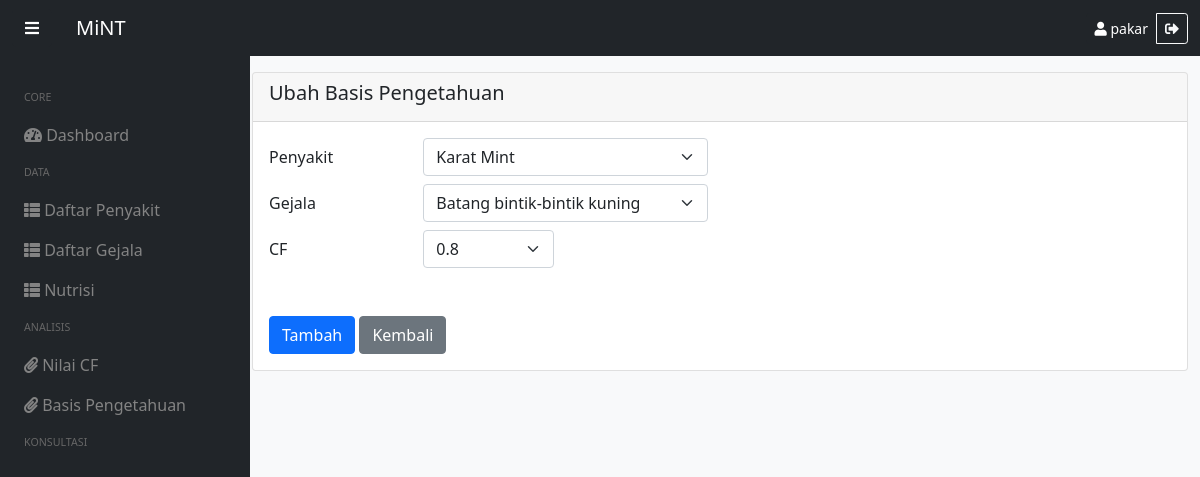
The page /ubah-basis/3 (signed in) on the database its author committed.
### tables this page shows
CREATE TABLE `basis_pengetahuan` (
  `id_basis_pengetahuan` int(255) NOT NULL,
  `id_penyakit` int(255) NOT NULL,
  `id_gejala` int(255) NOT NULL,
  `id_nilai_cf` int(255) NOT NULL
);

CREATE TABLE `penyakit` (
  `id_penyakit` int(255) NOT NULL,
  `kode_penyakit` varchar(100) NOT NULL,
  `nama_penyakit` varchar(100) NOT NULL,
  `info_penyakit` varchar(255) NOT NULL,
  `saran_penyakit` varchar(255) NOT NULL
);

CREATE TABLE `gejala` (
  `id_gejala` int(255) NOT NULL,
  `kode_gejala` varchar(100) NOT NULL,
  `nama_gejala` varchar(100) NOT NULL,
  `saran_gejala` varchar(255) NOT NULL
);

CREATE TABLE `nilai_cf` (
  `id_nilai_cf` int(255) NOT NULL,
  `nilai` varchar(10) NOT NULL,
  `keterangan` varchar(50) NOT NULL
);

### app/config/functions.php (called while the page is built, shortened)
<?php
$conn = mysqli_connect("localhost", "root", "", "mint2");
function query($query)
{
    global $conn;
    $result = mysqli_query($conn, $query);
    $rows = [];
    while ($row = mysqli_fetch_assoc($result)) {
        $rows[] = $row;
    }
    return $rows;
}

### app/basis/ubah.php (the view, shortened to what this page needs)
<?php
$id = $geturl[1];
$basis = query("SELECT * FROM basis_pengetahuan, penyakit, gejala, nilai_cf WHERE basis_pengetahuan.id_penyakit = penyakit.id_penyakit AND basis_pengetahuan.id_gejala = gejala.id_gejala AND basis_pengetahuan.id_nilai_cf = nilai_cf.id_nilai_cf AND id_basis_pengetahuan = '$id'")[0];
?>
<div id="content" class="container">
    <div class="row mt-4 mb-1">
        <div class="col-sm">
            <div class="card">
                <div class="card-header">
                    <h5>Ubah Basis Pengetahuan</h5>
                </div>
                <div class="card-body">
                    <form action="" method="POST">
                        <div class="row mb-2">
                            <label for="penyakit" class="col-sm-2 col-form-label">Penyakit</label>
                            <div class="col-sm-4">
                                <select class="form-select" name="penyakit" id="penyakit" aria-label="Default select example" required>
                                    <option><?= $basis['nama_penyakit']; ?></option>
                                </select>
                            </div>
                        </div>
                        <div class="row mb-2">
                            <label for="gejala" class="col-sm-2 col-form-label">Gejala</label>
                            <div class="col-sm-4">
                                <select class="form-select" name="gejala" id="gejala" aria-label="Default select example" required>
                                    <option><?= $basis['nama_gejala']; ?></option>
                                </select>
                            </div>
                        </div>
                        <div class="row mb-5">
                            <label for="cf" class="col-sm-2 col-form-label">CF</label>
                            <div class="col-sm-2">
                                <select class="form-select" name="cf" id="cf" aria-label="Default select example" required>
                                    <option><?= $basis['nilai']; ?></option>
                                </select>
                            </div>
                        </div>
                        <button type="submit" name="submit" class="btn btn-primary">Tambah</button>
                        <a href="<?= BASEURL; ?>/basis" class="btn btn-secondary">Kembali</a>
                    </form>
                </div>
            </div>
        </div>
    </div>
</div>

### public/css/style.css (style rules this page uses)
#content { margin-left: 20%; transition: all 0.7s; }

### rows shown on the page
basis_pengetahuan: penyakit "Karat Mint", gejala "Batang bintik-bintik kuning", cf "0.8"

### other values the page prints
$_SESSION['username'] "pakar"
